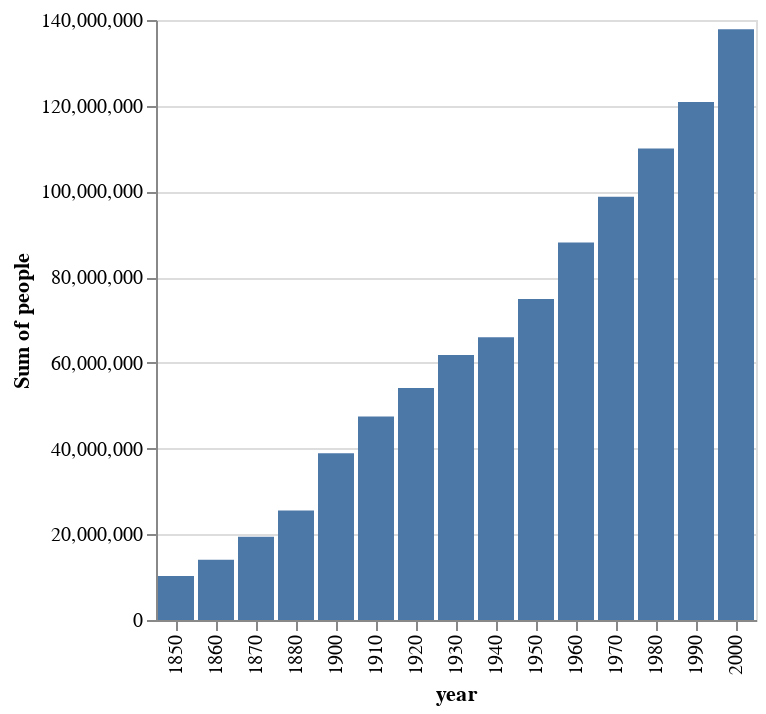

This figure's notebook cell:
### Markdown cell above
## Фильтрующее преобразование

Фильтрующее преобразование выполняется аналогично. Пусть, например, мы хотим составить график, включающий только мужское население.
Как и раньше, это можно сделать с помощью Pandas, но будет полезнее иметь такое преобразование в спецификации графика.
Это может быть сделать функцией ``transform_filter()``:

### Code cell
alt.Chart(population).mark_bar().encode(
    x='year:O',
    y='sum(people):Q',
).transform_filter(
    datum.sex == 1
)

### Figure 1 — Vega-Lite specification as saved in the notebook (floating-point values rounded to 4 significant figures; data arrays with more than 128 entries replaced by an {"elided": "..."} marker saying what was removed)
{"config": {"view": {"continuousWidth": 400, "continuousHeight": 300}}, "data": {"name": "data-45e35b5faa42c7034b347e8bcfc8b805"}, "mark": "bar", "encoding": {"x": {"field": "year", "type": "ordinal"}, "y": {"aggregate": "sum", "field": "people", "type": "quantitative"}}, "transform": [{"filter": "(datum.sex === 1)"}], "$schema": "https://vega.github.io/schema/vega-lite/v4.17.0.json", "datasets": {"data-45e35b5faa42c7034b347e8bcfc8b805": {"elided": "570 records"}}}
